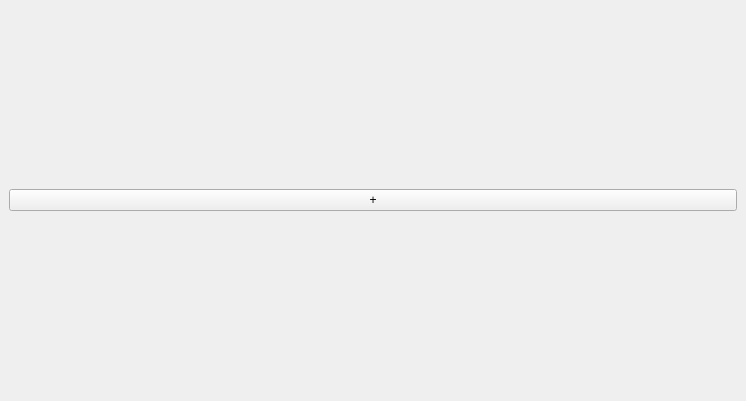
<?xml version="1.0" encoding="UTF-8"?>
<ui version="4.0">
 <class>DashboardItemsWidget</class>
 <widget class="QWidget" name="DashboardItemsWidget">
  <property name="geometry">
   <rect>
    <x>0</x>
    <y>0</y>
    <width>746</width>
    <height>401</height>
   </rect>
  </property>
  <property name="sizePolicy">
   <sizepolicy hsizetype="Expanding" vsizetype="Expanding">
    <horstretch>0</horstretch>
    <verstretch>0</verstretch>
   </sizepolicy>
  </property>
  <property name="windowTitle">
   <string>Main</string>
  </property>
  <layout class="QGridLayout" name="gridLayout">
   <property name="leftMargin">
    <number>0</number>
   </property>
   <property name="topMargin">
    <number>0</number>
   </property>
   <property name="rightMargin">
    <number>0</number>
   </property>
   <property name="bottomMargin">
    <number>0</number>
   </property>
   <property name="spacing">
    <number>0</number>
   </property>
   <item row="0" column="0">
    <widget class="QWidget" name="widget" native="true">
     <layout class="QGridLayout" name="gridLayout_2">
      <item row="0" column="0">
       <widget class="QPushButton" name="createButton">
        <property name="text">
         <string>+</string>
        </property>
       </widget>
      </item>
     </layout>
    </widget>
   </item>
  </layout>
 </widget>
 <resources/>
 <connections/>
</ui>
